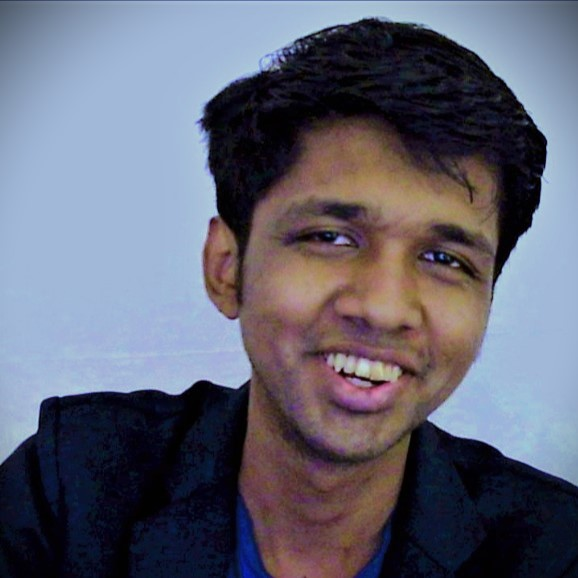
#> input picture denzel1.jpg, 578 x 578 px
$ python driver.py
#> lines starting #> are read from the running program, lines starting #| are printed output that depends on the picture
#> further down, im is the input picture: PIL image 578x578 RGB; mean R, G, B 98.3, 100, 115.5
#| ('R', 'G', 'B')
#| (0, 0, 578, 578)
from PIL import Image
ASCII = " !\"#$%&'{}*+,-./0123456789:;<=>?@"


def resizeImage(imageFile):
    width, height = imageFile.size
#> width = 578; height = 578
    newWidth =100
    aspectRatio = height / width
#> aspectRatio = 1
    newHeigth = int(newWidth*aspectRatio)
#> newHeigth = 100
    return imageFile.resize((newWidth,newHeigth))
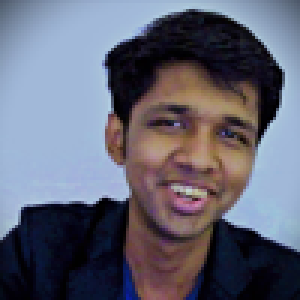
#> returned value: PIL image 100x100 RGB (shown 3 times larger); mean R, G, B 98.4, 100, 115.6

def grayScale(imageFile):
    return imageFile.convert('L')
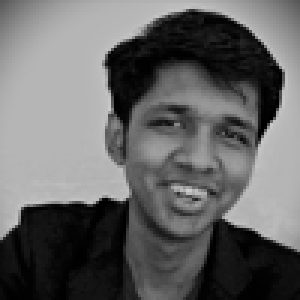
#> returned value: PIL image 100x100 L (shown 3 times larger); min 0, max 206, mean 101.3


def process(gray):
    pixels = gray.getdata()
    scale_factor = 255 / (len(ASCII) - 1)  # Calculate scale factor accurately
    return ''.join(ASCII[min(int(pixel / scale_factor), len(ASCII) - 1)] for pixel in pixels)

def imgToAscii(imageFile):
    image = resizeImage(imageFile)
    gray = grayScale(image)
    unprocessedImage = process(gray)
    return '\n'.join(unprocessedImage[i:i+100] for i in range(0, len(unprocessedImage),100))


imageFile = 'denzel1.jpg'
im = Image.open(imageFile)

print(im.getbands())
print(im.getbbox())

img = imgToAscii(im)
print(img)
#> (printed output is left out)
print('asd')


with open("ascii_image.txt", "w") as f:
    f.write(img)  # Write ASCII art to a text file

$ run again, with ascii_art_image.png saved as denzel1.jpg
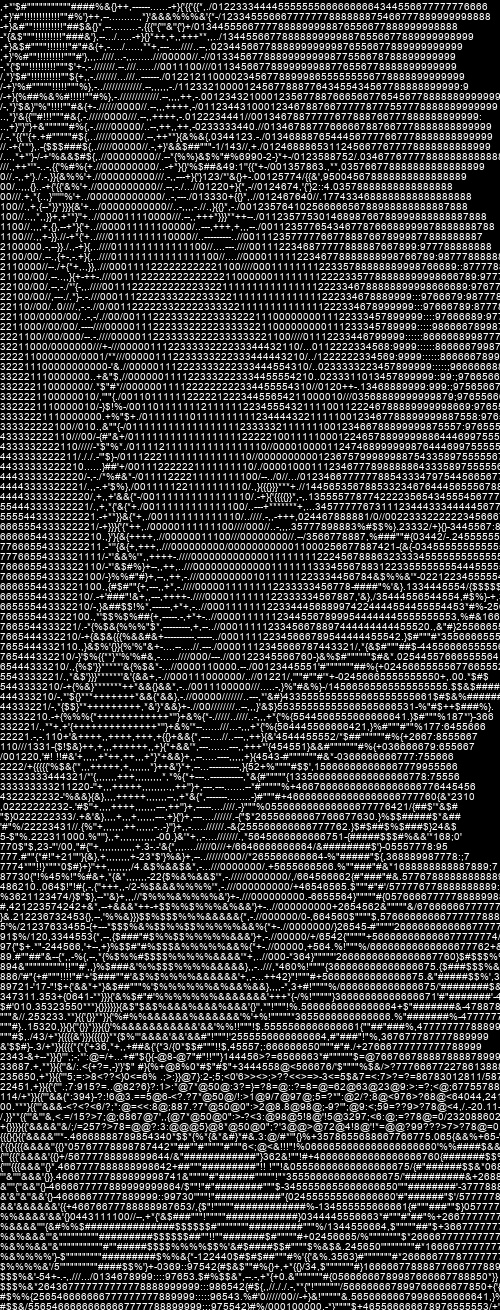
#> input picture ascii_art_image.png, 500 x 1310 px
#> im is the input picture: PIL image 500x1310 RGB; min 0, max 255, mean 54.5
#| ('R', 'G', 'B')
#| (0, 0, 500, 1310)
#> in resizeImage, `return imageFile.resize((newWidth,newHeigth))`:
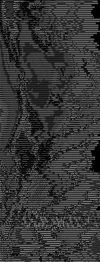
#> returned value: PIL image 100x262 RGB; min 0, max 130, mean 54.7
